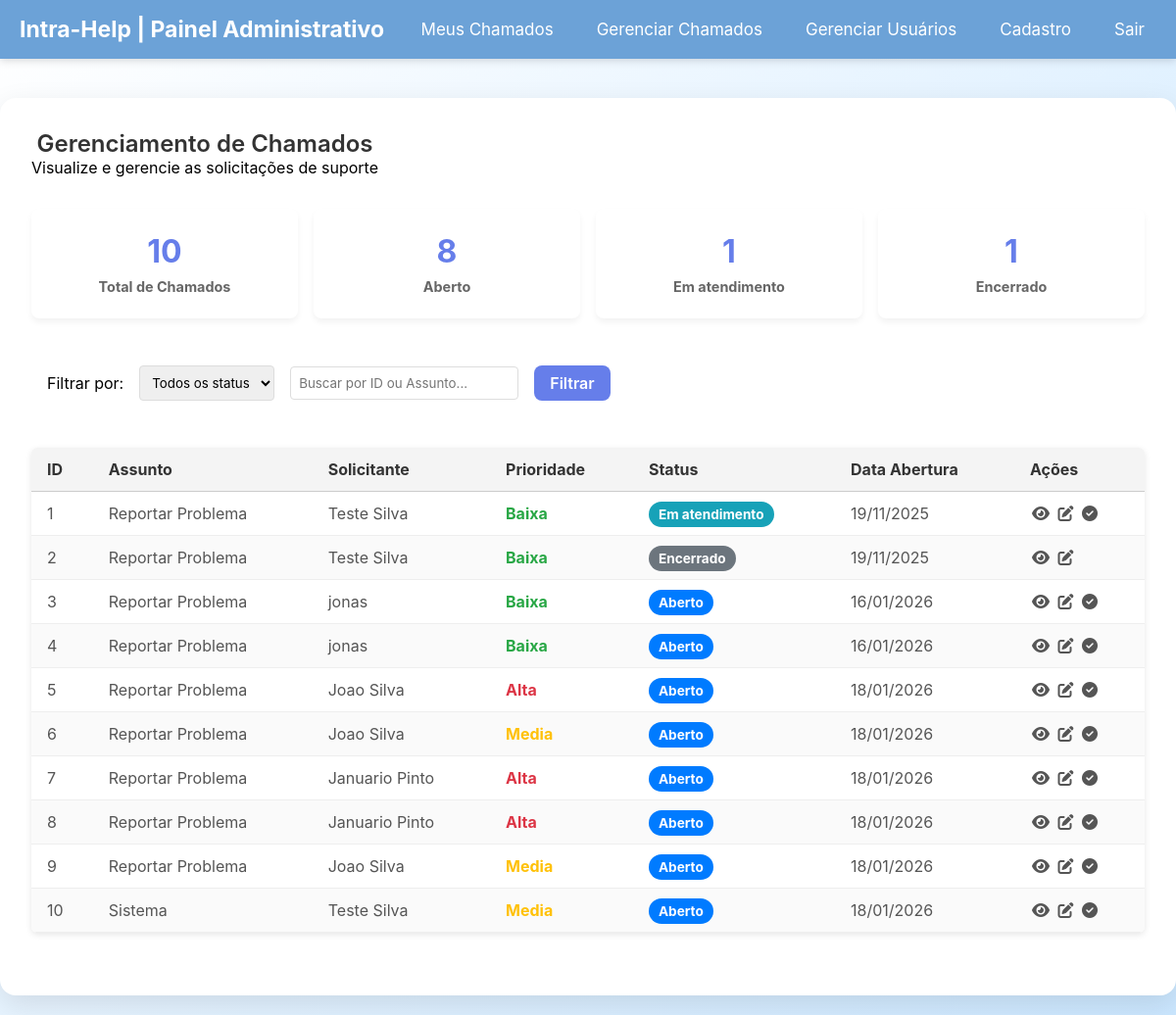
Before: /views/painelTecnico.php (signed in) with the older database file.
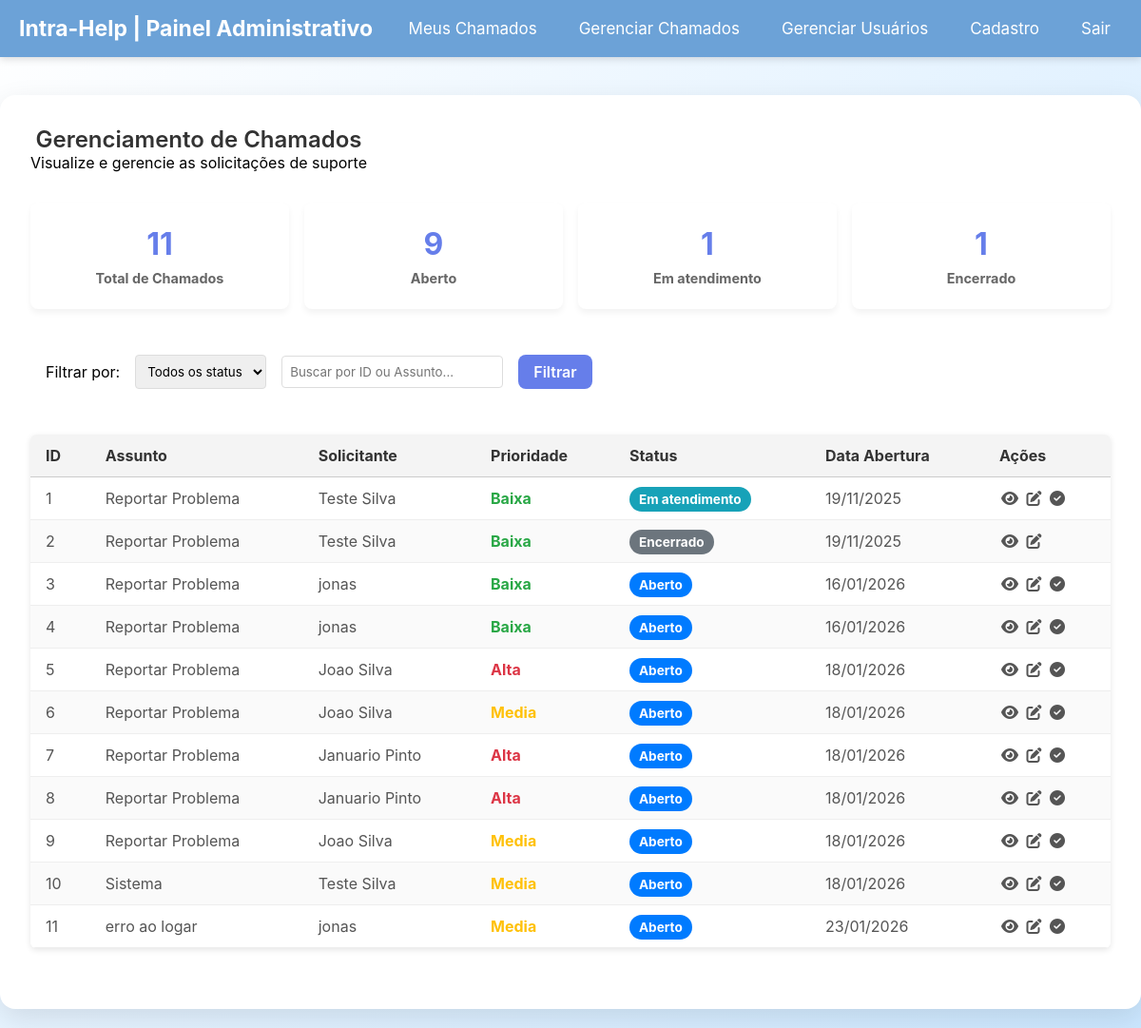
After: the same page with the newer database file.
### tables this page shows
CREATE TABLE "chamados" (
	"numero"	INTEGER NOT NULL,
	"solicitante_id"	INTEGER NOT NULL,
	"descricao"	TEXT NOT NULL,
	"responsavel_id"	INTEGER DEFAULT 1,
	"status"	TEXT DEFAULT "Aberto",
	"data_criacao"	TEXT DEFAULT current_timestamp, titulo text default "Reportar Problema", prioridade text default "Baixa",
	PRIMARY KEY("numero"),
	CONSTRAINT "fk_responsavel" FOREIGN KEY("responsavel_id") REFERENCES "usuarios"("usuario_id"),
	CONSTRAINT "fk_solicitante" FOREIGN KEY("solicitante_id") REFERENCES "usuarios"("usuario_id")
);

### models/chamados.php (called while the page is built, shortened)
<?php
function todosChamados($status = '', $busca = ''){
    $pdo = conectarDB();
    $sql = "SELECT c.numero, u.nome as solicitante, c.descricao, us.nome as responsavel, c.status, c.data_criacao, c.prioridade, c.titulo
            FROM chamados c
            INNER JOIN usuarios u
            ON solicitante_id = u.usuario_id
            INNER JOIN usuarios us
            ON responsavel_id = us.usuario_id
            WHERE 1=1";
    $params = [];
    $stmt = $pdo->prepare($sql);
    $stmt->execute($params);
    return $stmt->fetchAll(PDO::FETCH_ASSOC);
}
function contagemTodosChamadosPorStatus(){
    $pdo = conectarDB();
    $sql = "SELECT status, count(status) as Total FROM chamados c
            GROUP BY status";
    $stmt = $pdo->prepare($sql);
    $stmt->execute();
    return $stmt->fetchAll(PDO::FETCH_ASSOC);
}
function contagemTodosChamados() : int{
    $pdo = conectarDB();
    $sql = "SELECT COUNT(status) as Total FROM chamados";
    $stmt = $pdo->prepare($sql);
    $stmt->execute();
    return (int)$stmt->fetchColumn();
}

### views/painelTecnico.php (the view, shortened to what this page needs)
<?php
    require_once dirname(__DIR__) . '/models/chamados.php';
    $statusFiltro = $_GET['status'] ?? '';
    $buscaFiltro = $_GET['busca'] ?? '';
    $chamados = todosChamados($statusFiltro, $buscaFiltro);
    $contagemStatus = contagemTodosChamadosPorStatus();
    $totalChamados = contagemTodosChamados();
?>
<!DOCTYPE html>
<html lang="pt-br">
<head>
    <link rel="stylesheet" href="../style.css">
    <link rel="stylesheet" href="./painelTecnico.css">
    <link rel="stylesheet" href="https://cdnjs.cloudflare.com/ajax/libs/font-awesome/6.5.0/css/all.min.css">
</head>
<body>
    <?php
    include 'menu.php';
    ?>
    <div class="main-content">
        <div class="container">
            <div class="header-painel">
                <div>
                    <h2>Gerenciamento de Chamados</h2>
                    <p>Visualize e gerencie as solicitações de suporte</p>
                </div>
            </div>
            <div class="stats-cards">
                <div class="card">
                    <h3><?= $totalChamados ?></h3>
                    <p>Total de Chamados</p>
                </div>
                <?php foreach($contagemStatus as $c):?>
                <div class="card">
                    <h3><?= $c['Total'] ?></h3>
                    <p><?= $c['status'] ?></p>
                </div>
                <?php endforeach?>
            </div>
            <form method="GET" action="">
                <div class="filters">
                    <span>Filtrar por:</span>
                    <select name="status">
                        <option value="">Todos os status</option>
                    </select>
                    <input type="text" name="busca" value="<?= htmlspecialchars($buscaFiltro) ?>" placeholder="Buscar por ID ou Assunto...">
                    <button class="filters-btn btn" >Filtrar</button>
                </div>
            </form>
            <table class="data-table" style="max-width: 100%;">
                <thead>
                    <tr>
                        <th>ID</th>
                        <th>Assunto</th>
                        <th>Solicitante</th>
                        <th>Prioridade</th>
                        <th>Status</th>
                        <th>Data Abertura</th>
                        <th>Ações</th>
                    </tr>
                </thead>
                <tbody>
                    <?php foreach($chamados as $ch): ?>
                    <tr>
                        <td><?= $ch['numero'] ?></td>
                        <td><?= $ch['titulo'] ?></td>
                        <td><?= $ch['solicitante'] ?></td>
                        <td><span class="span-<?= $ch['prioridade'] ?>"><?= $ch['prioridade'] ?></span></td>
                        <td><span class="badge badge-<?= $ch['status'] ?>"><?= $ch['status'] ?></span></td>
                        <td><?= date('d/m/Y', strtotime($ch['data_criacao'])) ?></td>
                        <td>
                            <button class="btn-action btn-view" title="Visualizar"><i class="fa-solid fa-eye"></i></button>
                            <button class="btn-action btn-edit" title="Atualizar Status"><i class="fa-solid fa-pen-to-square"></i></button>
                            <button class="btn-action btn-close" title="Encerrar Chamado">
                                <?php if($ch['status'] != "Encerrado"): ?>
                                    <i class="fa-solid fa-check-circle"></i>
                                <?php endif; ?>
                            </button>
                        </td>
                    </tr>
                    <?php endforeach ?>
                </tbody>
            </table>
        </div>
    </div>
</body>
</html>

Changed rows visible on the page:
added chamados: numero "11", titulo "erro ao logar", solicitante "jonas", prioridade "Media", status "Aberto", data_criacao "23/01/2026"
Other visible differences:
$totalChamados: "10" → "11"
new list line: "9 Aberto"
list line gone: "8 Aberto"
